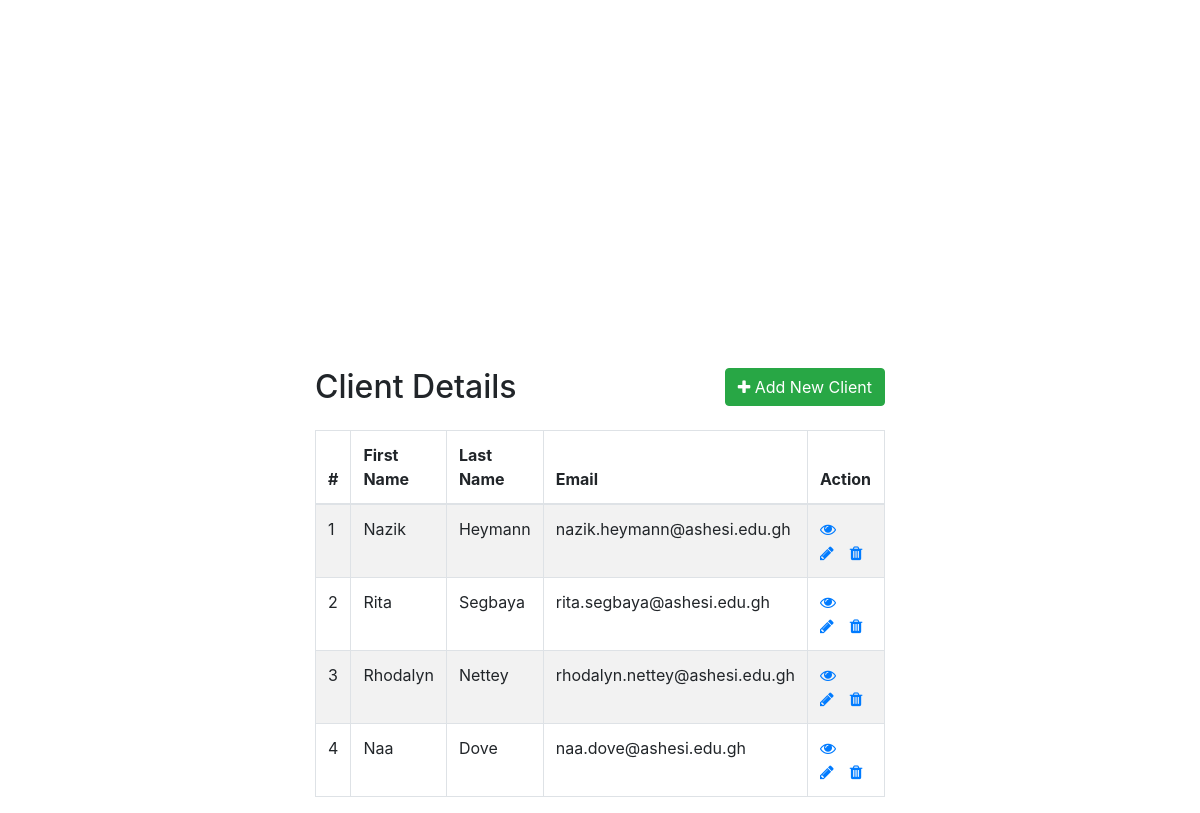
The page / on the database its author committed.
### tables this page shows
CREATE TABLE Client (
    client_id INT NOT NULL AUTO_INCREMENT,
    fname CHAR(50) NOT NULL,
    lname CHAR(50) NOT NULL,
    gender ENUM('Male', 'Female', 'Other'),
    tel_number VARCHAR(20),
    password VARCHAR(24) NOT NULL,
    email VARCHAR(100) UNIQUE,
    startDate DATE,
    endDate DATE,
    PRIMARY KEY (client_id),
    INDEX(fname)
);

### index.php (the view, shortened to what this page needs)
<!DOCTYPE html>
<html lang="en">
<head>
    <link rel="stylesheet" href="https://stackpath.bootstrapcdn.com/bootstrap/4.5.2/css/bootstrap.min.css">
    <link rel="stylesheet" href="https://maxcdn.bootstrapcdn.com/font-awesome/4.7.0/css/font-awesome.min.css">
</head>
<body>
    <div class="wrapper" >
        <div class="container-fluid">
            <div class="row">
                <div class="col-md-12">
                    <div class="mt-5 mb-3 clearfix">
                        <h2 class="pull-left">Client Details</h2>
                        <a href="../test/create.php" class="btn btn-success pull-right"><i class="fa fa-plus"></i> Add New Client</a>
                    </div>
                    <?php
                    require_once "config.php";
                    $sql = "SELECT * FROM Client";
                    if($result = mysqli_query($link, $sql)){
                        if(mysqli_num_rows($result) > 0){
                            echo '<table class="table table-bordered table-striped">';
                                echo "<thead>";
                                    echo "<tr>";
                                        echo "<th>#</th>";
                                        echo "<th>First Name</th>";
                                        echo "<th>Last Name</th>";
                                        echo "<th>Email</th>";
                                        echo "<th>Action</th>";
                                    echo "</tr>";
                                echo "</thead>";
                                echo "<tbody>";
                                while($row = mysqli_fetch_array($result)){
                                    echo "<tr>";
                                        echo "<td>" . $row['client_id'] . "</td>";
                                        echo "<td>" . $row['fname'] . "</td>";
                                        echo "<td>" . $row['lname'] . "</td>";
                                        echo "<td>" . $row['email'] . "</td>";
                                        echo "<td>";
                                            echo '<a href="../test/read.php?client_id='. $row['client_id'] .'" class="mr-3" title="View Record" data-toggle="tooltip"><span class="fa fa-eye"></span></a>';
                                            echo '<a href="../test/update.php?client_id='. $row['client_id'] .'" class="mr-3" title="Update Record" data-toggle="tooltip"><span class="fa fa-pencil"></span></a>';
                                            echo '<a href="../test/delete.php?client_id='. $row['client_id'] .'" title="Delete Record" data-toggle="tooltip"><span class="fa fa-trash"></span></a>';
                                        echo "</td>";
                                    echo "</tr>";
                                }
                                echo "</tbody>";
                            echo "</table>";
                        } else{
                            echo '<div class="alert alert-danger"><em>No records were found.</em></div>';
                        }
                    } else{
                        echo "Oops! Something went wrong. Please try again later.";
                    }
                    ?>
                </div>
            </div>
        </div>
    </div>
</body>
</html>

### index.php (style rules this page uses)
.wrapper { width: 600px; height:100vh; margin: 0 auto; padding-top:20rem; }
table tr td:last-child { width: 120px; }

### rows shown on the page
client: client_id "1", fname "Nazik", lname "Heymann", email "nazik.heymann@ashesi.edu.gh"
client: client_id "2", fname "Rita", lname "Segbaya", email "rita.segbaya@ashesi.edu.gh"
client: client_id "3", fname "Rhodalyn", lname "Nettey", email "rhodalyn.nettey@ashesi.edu.gh"
client: client_id "4", fname "Naa", lname "Dove", email "naa.dove@ashesi.edu.gh"
